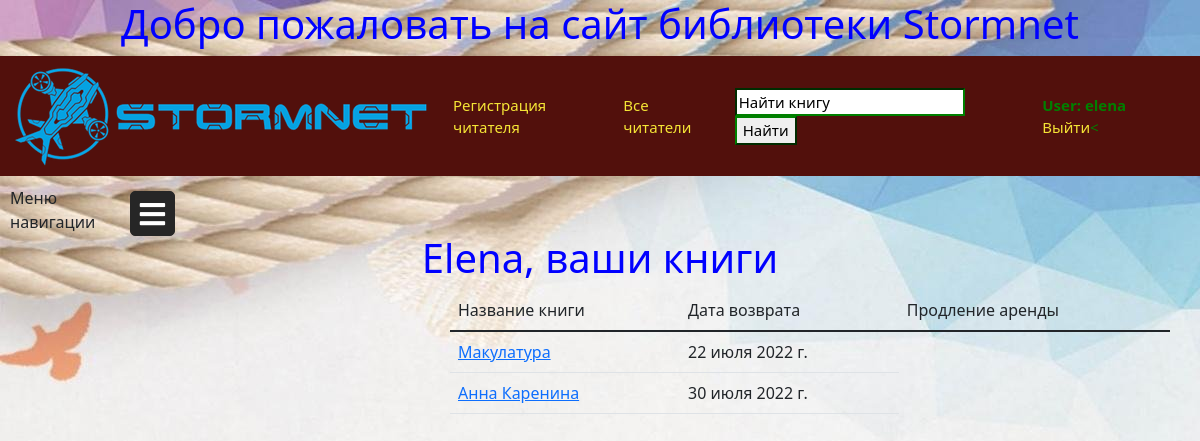
The page /userbooks/ (signed in) on the database its author committed.
### main/models.py (models this page shows, shortened)
class BookInstance(models.Model):
    id = models.UUIDField(primary_key=True, default=uuid.uuid4())
    book = models.ForeignKey(Books, on_delete=models.SET_NULL, null=True, verbose_name='Книга')
    imprint = models.CharField(max_length=200, default='yes')
    due_back = models.DateField(null=True, blank=True, verbose_name='Дата возврата')
    borrower = models.ForeignKey(User, on_delete=models.SET_NULL, null=True, blank=True)
    day_borrower = models.DateField(verbose_name='Дата выдачи в пользование', null=True, blank=True)
    LOAN_STATUS = [
        ('m', 'На обслуживании'),
        ('o', 'В аренде'),
        ('a', 'В наличии'),
        ('r', 'Зарезервирована'),
    ]
    status = models.CharField(max_length=10, choices=LOAN_STATUS, blank=True, default='m', verbose_name='Статус')
    class Meta:
        verbose_name = 'Копия'
        verbose_name_plural = 'Копии книг'
        ordering = ['book', "due_back"]
        permissions = [
            ('can_mark_returned', 'Set book as returned'),
        ]
    @property
    def is_overdue(self):
        if self.due_back and date.today() > self.due_back:
            return True
        return False

class Books(models.Model):
    title_russian = models.CharField(max_length=150, help_text='Введите название на русском языке', verbose_name='Название книги')
    title_foreign = models.CharField(max_length=150, help_text='Введите название на иностранном языке',
                                     null=True, blank=True, verbose_name='Название на иностранном языке')
    description = models.TextField(max_length=1000, help_text='Введите описание книги', verbose_name='Краткое описание книги')
    genre = models.ManyToManyField('Genre', verbose_name='Жанр')
    price = models.DecimalField(max_digits=8, decimal_places=2, verbose_name='Цена')
    cost_daily = models.DecimalField(max_digits=8, decimal_places=2, verbose_name='Цена за день использования')
    amount_ex = models.IntegerField()
    author = models.ManyToManyField('Author', verbose_name='Авторы')
    date_registration = models.DateTimeField(auto_now_add=True, verbose_name='Дата регистрации')
    number_of_pages = models.IntegerField(blank=True, null=True, verbose_name='Количество страниц')
    year_of_publication = models.DateField(null=True, blank=True, verbose_name='Дата публикации')
    pubdate = models.DateTimeField(auto_now_add=True)
    def display_genre(self):
        return [genre.name for genre in self.genre.all()]
    display_genre.short_description = 'Жанр'
    def display_author(self):
        return [' '.join((author.name, author.surname)) for author in self.author.all()]
    display_author.short_description = 'Авторы'
    class Meta:
        ordering = ["title_russian", "-pubdate"]
        verbose_name_plural = 'Книги'
        verbose_name = 'Книга'

### main/views.py (the view)
# urls.py: path('userbooks/', LoanedBooksByUserListView.as_view(), name='user_borrower'),
class LoanedBooksByUserListView(LoginRequiredMixin, generic.ListView):
    model = BookInstance
    template_name = 'bookinstance_list_borrowed_user.html'
    paginate_by = 20
    def get_queryset(self):
        return BookInstance.objects.filter(borrower=self.request.user).filter(status__exact='o').order_by('due_back')

### main/templates/bookinstance_list_borrowed_user.html (shortened to what this page needs)
{% extends "main.html" %}
{% block content %}
    <h1>{{user.first_name.title}}, ваши книги</h1>
    {% if bookinstance_list %}
    <div class="borrower_book">
    <table class="table">
        <thead>
    <tr>
        <td scope="cool">Название книги</td>
        <td scope="cool">Дата возврата</td>
        <td scope="cool">Продление аренды</td>
    </tr></thead>
        <tbody>
      {% for bookinst in bookinstance_list %}
      <tr>
          <td><a href="{% url 'main:book_detail' bookinst.book.pk %}">{{bookinst.book.title_russian}}</a></td>
      <td class="{% if bookinst.is_overdue %}text-danger{% endif %}">
        {{ bookinst.due_back }}
      </td>
          </tr>
      {% endfor %}
        </tbody>
    </table>
    {% else %}
      <p align="center">Вы еще не взяли не одной книги.</p>
        </div>
    {% endif %}
{% endblock %}

### main/templates/main.html (shortened to what this page needs)
<!DOCTYPE html>
<html lang="ru">
<head>
    <link href="https://use.fontawesome.com/releases/v5.6.1/css/all.css" rel="stylesheet">
    <link rel="stylesheet" href="https://cdn.jsdelivr.net/npm/bootstrap@5.1.3/dist/css/bootstrap.min.css">
    {% load static %}
    <link rel="stylesheet" href="{% static 'css/main.css' %}">
</head>
<body class="body_cls">
{% block header %}
    <h1>Добро пожаловать на сайт библиотеки Stormnet</h1>
   <div class="header">
       <div class="header_section">
           <div class="header_item header_logo">
               <a class="header_link" href="{% url 'main:list_book' %}"><img src="{% static 'img/sitelogo.png' %}" alt="" class="logo"></a>
           </div>
           <div class="header-item headerButton"><a class="header_link" href="{% url 'main:register' %}">Регистрация читателя</a></div>
           <div class="header-item headerButton"><a class="header_link" href="{% url 'main:all_customers' %}">Все читатели</a></div>
           </div>
       <div class="header_section">
           <div class="header-item headerButton">
               <form action="{% url 'main:main_page' %}" method="get"><input type="search" value="Найти книгу" name="search_book"> <input type="submit" value="Найти" ></form></div>
           <div class="header-item headerButton">{% if user.is_authenticated %}
            <strong>User: {{ user.get_username }}</strong>
            <a  class="header_link" href="{% url 'logout'%}?next={{request.path}}">Выйти</a><
                {% else %}
                <a class="header_link" href="{% url 'login'%}?next={{request.path}}">Войти</a>
                 {% endif %}
               </div>
       </div>
   </div>
 <div class="naveg">
    <p class="menu_nav">Меню навигации</p>
  <label for="check">
  <i class="fas fa-bars" id="amdaven"></i>
  </label>
  </div>
{% endblock %}
{% if request.user.is_authenticated %}
{% block content %}
{% endblock %}
{% else %}  <h2 align="center">Чтобы посмотреть контент необходимо войти</h2>
            <p align="center"><a href="{% url 'login' %}">Войти</a> или <a href="{% url 'main:register' %}">зарегистрироваться</a></p>
{% endif %}
</body>
</html>

### main/static/css/main.css (style rules this page uses)
.body_cls { background-image: url(../img/fon.jpg); }
h1 { color: blue; text-align: center; }
.header_link { color: #f5e536; text-decoration: none; }
.header { display: flex; justify-content: space-between; padding: 10px; background: #52100c; color: green; }
.header_section { display: flex; align-items: center; }
.header-item { padding: 10px 10px; font-size: 15px; margin-left: 5px; }
input:valid:not(:placeholder-shown) { border-color: green; }
.menu_nav { display: block; max-width: 90px; margin-bottom: 0; margin-top: 10px; margin-left: 10px; }
label #amdaven,label #lodesan { position: absolute; cursor: pointer; color: white; border-radius: 5px; border: 1px solid #262626; margin: 15px 30px; font-size: 29px; background: #262626; height: 45px; width: 45px; text-align: center; line-height: 45px; transition: all .5s ease; }
.naveg { display: flex; justify-content: stretch; align-items: stretch; max-height: 80%; margin-bottom: 0; width: 20%; }
.borrower_book { width: 60%; display: flex; flex-flow: row wrap; align-content: center; margin-top: 5px; margin-left: 450px; align-items: baseline; }

### rows shown on the page
BookInstance: book.title_russian "Макулатура", due_back "22 июля 2022 г."
BookInstance: book.title_russian "Анна Каренина", due_back "30 июля 2022 г."

### other values the page prints
{{ user.get_username }} "elena"
{{ user.first_name.title }} "Elena"
